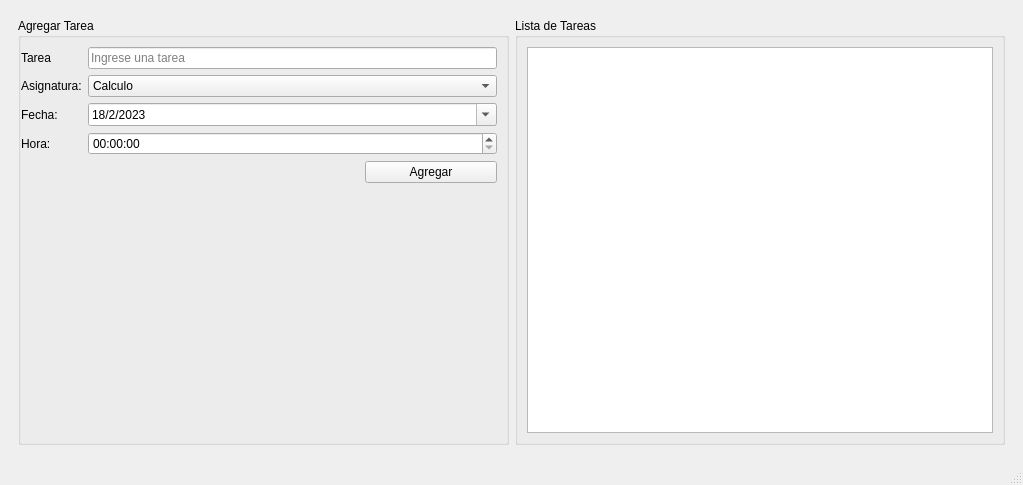
<?xml version="1.0" encoding="UTF-8"?>
<ui version="4.0">
 <class>Tasky</class>
 <widget class="QMainWindow" name="Tasky">
  <property name="geometry">
   <rect>
    <x>0</x>
    <y>0</y>
    <width>1023</width>
    <height>485</height>
   </rect>
  </property>
  <property name="windowTitle">
   <string>Tasky</string>
  </property>
  <widget class="QWidget" name="centralwidget">
   <layout class="QHBoxLayout" name="horizontalLayout">
    <item>
     <widget class="QWidget" name="widget" native="true">
      <layout class="QHBoxLayout" name="horizontalLayout_2">
       <item>
        <widget class="QGroupBox" name="groupBox_2">
         <property name="title">
          <string>Agregar Tarea</string>
         </property>
         <layout class="QFormLayout" name="formLayout">
          <property name="leftMargin">
           <number>0</number>
          </property>
          <property name="topMargin">
           <number>9</number>
          </property>
          <property name="rightMargin">
           <number>9</number>
          </property>
          <property name="bottomMargin">
           <number>9</number>
          </property>
          <item row="0" column="0">
           <widget class="QLabel" name="label">
            <property name="text">
             <string>Tarea</string>
            </property>
           </widget>
          </item>
          <item row="0" column="1">
           <widget class="QLineEdit" name="editTarea">
            <property name="text">
             <string/>
            </property>
            <property name="placeholderText">
             <string>Ingrese una tarea</string>
            </property>
           </widget>
          </item>
          <item row="1" column="0">
           <widget class="QLabel" name="label_2">
            <property name="text">
             <string>Asignatura:</string>
            </property>
           </widget>
          </item>
          <item row="1" column="1">
           <widget class="QComboBox" name="cmbAsignatura">
            <item>
             <property name="text">
              <string>Calculo</string>
             </property>
            </item>
            <item>
             <property name="text">
              <string>Programacion Orientada a Objetos</string>
             </property>
            </item>
            <item>
             <property name="text">
              <string>Fisica para Ciencias de la Computacion</string>
             </property>
            </item>
            <item>
             <property name="text">
              <string>Electrotecnia</string>
             </property>
            </item>
            <item>
             <property name="text">
              <string>Estructura de Datos</string>
             </property>
            </item>
            <item>
             <property name="text">
              <string>Ética</string>
             </property>
            </item>
           </widget>
          </item>
          <item row="2" column="0">
           <widget class="QLabel" name="label_3">
            <property name="text">
             <string>Fecha: </string>
            </property>
           </widget>
          </item>
          <item row="2" column="1">
           <widget class="QDateEdit" name="dtFecha">
            <property name="dateTime">
             <datetime>
              <hour>0</hour>
              <minute>0</minute>
              <second>0</second>
              <year>2023</year>
              <month>2</month>
              <day>18</day>
             </datetime>
            </property>
            <property name="displayFormat">
             <string>d/M/yyyy</string>
            </property>
            <property name="calendarPopup">
             <bool>true</bool>
            </property>
           </widget>
          </item>
          <item row="3" column="0">
           <widget class="QLabel" name="label_4">
            <property name="text">
             <string>Hora:</string>
            </property>
           </widget>
          </item>
          <item row="3" column="1">
           <widget class="QTimeEdit" name="dtHora">
            <property name="calendarPopup">
             <bool>false</bool>
            </property>
           </widget>
          </item>
          <item row="4" column="1">
           <widget class="QWidget" name="widget_2" native="true">
            <layout class="QFormLayout" name="formLayout_2">
             <property name="horizontalSpacing">
              <number>0</number>
             </property>
             <property name="topMargin">
              <number>0</number>
             </property>
             <property name="rightMargin">
              <number>0</number>
             </property>
             <property name="bottomMargin">
              <number>0</number>
             </property>
             <item row="0" column="0">
              <spacer name="horizontalSpacer">
               <property name="orientation">
                <enum>Qt::Horizontal</enum>
               </property>
               <property name="sizeHint" stdset="0">
                <size>
                 <width>268</width>
                 <height>20</height>
                </size>
               </property>
              </spacer>
             </item>
             <item row="0" column="1">
              <widget class="QPushButton" name="btnAgregar">
               <property name="text">
                <string>Agregar</string>
               </property>
              </widget>
             </item>
            </layout>
           </widget>
          </item>
         </layout>
        </widget>
       </item>
       <item>
        <widget class="QGroupBox" name="groupBox">
         <property name="title">
          <string>Lista de Tareas</string>
         </property>
         <layout class="QVBoxLayout" name="verticalLayout">
          <item>
           <widget class="QTableWidget" name="tblTareas"/>
          </item>
         </layout>
        </widget>
       </item>
      </layout>
     </widget>
    </item>
   </layout>
  </widget>
  <widget class="QMenuBar" name="menubar">
   <property name="geometry">
    <rect>
     <x>0</x>
     <y>0</y>
     <width>1023</width>
     <height>22</height>
    </rect>
   </property>
  </widget>
  <widget class="QStatusBar" name="statusbar"/>
 </widget>
 <resources/>
 <connections/>
</ui>
